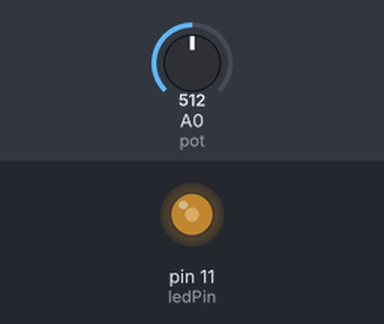
A sketch run on a simulated Arduino Uno, built with avr-gcc and run on an emulated ATmega328P. Shown: output pins drawn as LEDs (lit = HIGH). The test bench sets the inputs (shaded band); at power-on: A0 (pot) = 512.

Above: at 6.9 s.
7.0 s: A0 (pot) set to 0
At 7.35 s:
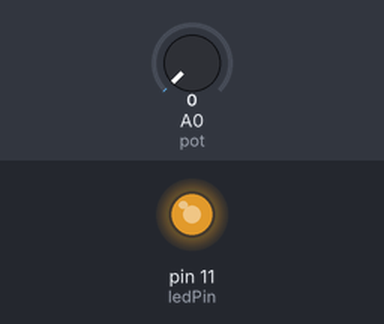
13.9 s: A0 (pot) set to 122
At 14.1 s:
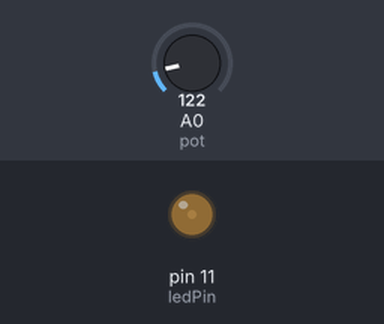
Timing chart, 0 to 26.8 s (numbered marks = the images above; inputs shaded):
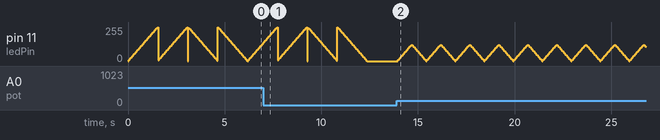

The sketch:

potentiometer_and_led.ino
```cpp
const int ledPin=11;
const int pot = A0;

void setup() {
  pinMode (ledPin, OUTPUT);
  Serial.begin(9600);
}

void loop() {
  // int data = analogRead(POTENTIOMETER_PIN);
  // int volts = map(data, 0, 1023, 0, 254);

  // analogWrite(LED, volts);
  // delay(50);
int value = analogRead(pot);


for( int fadeValue = 0 ; fadeValue <= value; fadeValue += 5){
  analogWrite(ledPin, fadeValue);
  delay(30);
}

for(int fadeValue = value ; fadeValue>= 0; fadeValue -= 5){
  analogWrite(ledPin, fadeValue);
  delay(30);
}


  }
```
